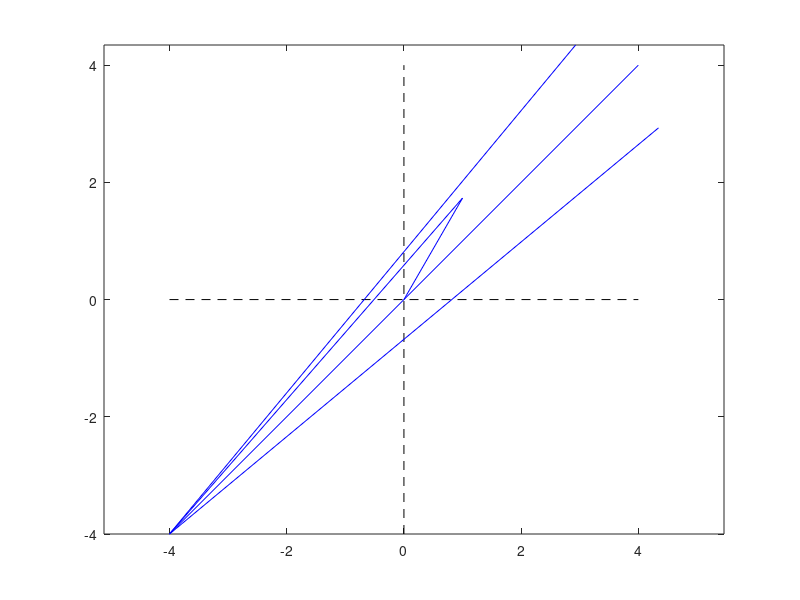

Source code (MATLAB): (Note: this script raises an error after producing the figure.)
% test rotation

x0 = 1; % based on horizontal and vertical cartesian system
y0 = sqrt(3);
figure
axis equal
xran = [-4 4];
yran = [-4 4];
plot([0 0],[-4 4],'k--'); hold on
plot([-4 4],[0 0],'k--'); hold on

drawArrow([0 x0],[0 y0],xran,yran,'linewidth',2); hold on

%%% rotate the coordinate system by 45 deg, clockwise, with rotation
%%% matrix, see the expression in new coords
ang = deg2rad(45);
R = [cos(ang) -sin(ang); sin(ang) cos(ang)];
newcoord = R * [x0; y0];    % matrix multiplication
x1 = newcoord(1)
y1 = newcoord(2)
drawArrow([0 4],[0 4],xran,yran,'color',[128/255 128/255 128/255],'linewidth',1); hold on
% drawArrow([0 x1],[0 y1],xran,yran,'color','b','linewidth',1.5); hold on


%%% rotate the record by 15 deg, clockwise, with complex rotation.
%%% expression in original system.
c = x0+1i*y0;
ang = deg2rad(15);
rotc = c * exp(-1i * ang);
x2 = real(rotc)
y2 = imag(rotc)
drawArrow([0 x2],[0 y2],xran,yran,'color','r','linewidth',1.5); hold on


%%% rotate the coordinate system by 15 deg, counter-clockwise, with
%%% rotation matrix,
%%% should be exactly the same as  
ang = deg2rad(-15);
R = [cos(ang) -sin(ang); sin(ang) cos(ang)];
newcoord = R * [x0; y0];    % matrix multiplication
x3 = newcoord(1)
y3 = newcoord(2)
drawArrow([0 x3],[0 y3],xran,yran,'color','g','linewidth',1.5); hold on

